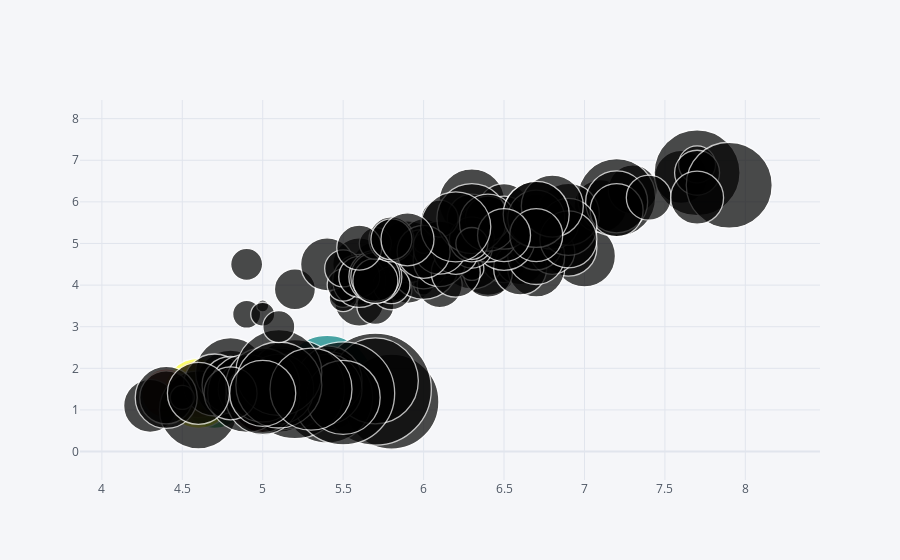

Notebook code cell kept with this figure:
### Code cell
df.iplot(kind='bubble',x='sepal.length',y='petal.length',size='sepal.width')

### Figure 1 — Plotly figure (JSON) as saved in the notebook; plotly's stock layout.template omitted (floating-point values rounded to 4 significant figures; data arrays with more than 128 entries replaced by an {"elided": "..."} marker saying what was removed)
{"data": [{"marker": {"color": ["rgb(255, 153, 51)", "rgb(55, 128, 191)", "rgb(50, 171, 96)", "rgb(128, 0, 128)", "rgb(219, 64, 82)", "rgb(0, 128, 128)", "rgb(255, 255, 51)", "rgb(128, 128, 0)", "rgb(251, 128, 114)", "rgb(128, 177, 211)"], "line": {"width": 1.3}, "size": {"elided": "150 int values"}, "symbol": "circle"}, "mode": "markers", "text": "", "type": "scatter", "x": {"elided": "150 float values"}, "y": {"elided": "150 float values"}}], "layout": {"autosize": true, "legend": {"bgcolor": "#F5F6F9", "font": {"color": "#4D5663"}}, "paper_bgcolor": "#F5F6F9", "plot_bgcolor": "#F5F6F9", "title": {"font": {"color": "#4D5663"}}, "xaxis": {"autorange": true, "gridcolor": "#E1E5ED", "range": [3.921, 8.377], "showgrid": true, "tickfont": {"color": "#4D5663"}, "title": {"font": {"color": "#4D5663"}, "text": ""}, "type": "linear", "zerolinecolor": "#E1E5ED"}, "yaxis": {"autorange": true, "gridcolor": "#E1E5ED", "range": [-9.24, 15.23], "showgrid": true, "tickfont": {"color": "#4D5663"}, "title": {"font": {"color": "#4D5663"}, "text": ""}, "type": "linear", "zerolinecolor": "#E1E5ED"}}}
